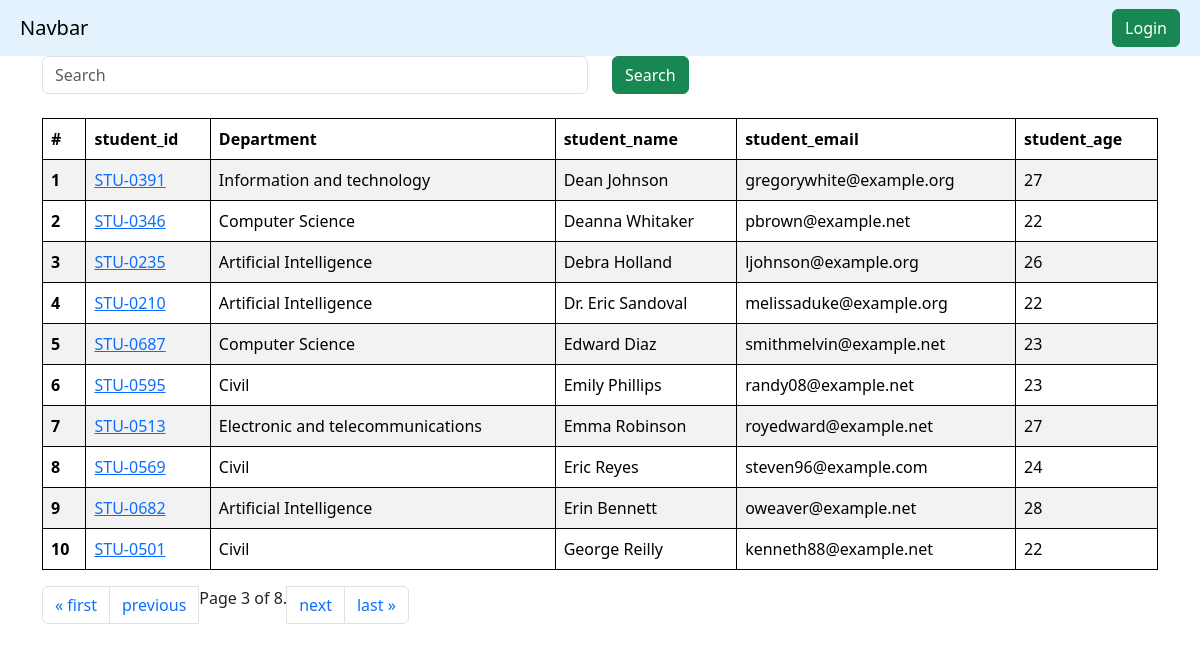
Screenshot of /students/?page=3 with the database file from the repository.
### vege/models.py (models this page shows, shortened)
class Student(models.Model):
    department = models.ForeignKey(Department,related_name="depart",on_delete=models.CASCADE)
    student_id = models.OneToOneField(StudentID, related_name="studentid", on_delete=models.SET_NULL, null=True)
    student_name = models.CharField(max_length=100)
    student_email = models.EmailField(unique=True)
    student_age = models.IntegerField(default=18)
    student_address = models.TextField()
    def __str__(self) -> str:
        return self.student_name
    class Meta:
        ordering = ['student_name']
        verbose_name = "student"

class StudentID(models.Model):
    student_id = models.CharField(max_length=100)
    def __str__(self) -> str:
        return self.student_id

class Department(models.Model):
    department = models.CharField(max_length=100)
    class Meta:
         ordering = ['department']

### vege/views.py (the view, shortened to what this page needs)
# urls.py: path('students/' , get_students , name="get_students"),
def get_students(request):
    queryset = Student.objects.all()
    paginator = Paginator(queryset, 10)
    page_number = request.GET.get("page",1)
    page_obj = paginator.get_page(page_number)
    print(page_obj.object_list)
    return render(request,'report/students.html',{'queryset':page_obj})

### vege/templates/report/students.html
{% extends "base.html" %}
{% block start %}
<div class = 'container' mt-5>
    <form class = "mb-4">
        <div class = "row">
            <div class = "col-md-6">
                <input class ="form-control" name="search" placeholder="Search">
            </div>
            <div class = "col-md-6">
                <button class="btn btn-success">Search</button>
            </div>
        </div>
    </form>
    <table class="table table-striped">
        <thead>
          <tr>
            <th scope="col">#</th>
            <th scope="col">student_id</th>
            <th scope="col">Department</th>
            <th scope="col">student_name</th>
            <th scope="col">student_email</th>
            <th scope="col">student_age</th>
          </tr>
        </thead>
        <tbody>
            {% for student in queryset %}
          <tr>
            <th scope="row">{{forloop.counter}}</th>
            <td>
                <a href="{% url 'see_marks' student.student_id  %}">
                {{student.student_id}}
            </a>
            </td>
            <td>{{student.department.department}}</td>
            <td>{{student.student_name}}</td>
            <td>{{student.student_email}}</td>
            <td>{{student.student_age}}</td>
          </tr>
          {% endfor %}
          </tbody>
          </table>
          <nav aria-label="Page navigation example">
          <ul class="pagination">
                {% if queryset.has_previous %}
                <li class="page-item"><a class="page-link" href="?page=1">&laquo; first</a></li>
                <li class="page-item"><a class="page-link" href="?page={{ queryset.previous_page_number }}">previous</a></li>
                {% endif %}
                <span class="current">
                    Page {{ queryset.number }} of {{ queryset.paginator.num_pages }}.
                </span>
                {% if queryset.has_next %}
                <li class="page-item"><a class="page-link" href="?page={{ queryset.next_page_number }}">next</a></li>
                <li class="page-item"><a class="page-link" href="?page={{ queryset.paginator.num_pages }}">last &raquo;</a></li>
                {% endif %}
        </ul>
    </nav>
        </div>
{% endblock %}

### home/templates/base.html (style rules this page uses)
table, th, td { border: 1px solid black; }

### rows the page displays
Student: student_id "STU-0391", department.department "Information and technology", student_name "Dean Johnson", student_email "gregorywhite@example.org", student_age "27"
Student: student_id "STU-0346", department.department "Computer Science", student_name "Deanna Whitaker", student_email "pbrown@example.net", student_age "22"
Student: student_id "STU-0235", department.department "Artificial Intelligence", student_name "Debra Holland", student_email "ljohnson@example.org", student_age "26"
Student: student_id "STU-0210", department.department "Artificial Intelligence", student_name "Dr. Eric Sandoval", student_email "melissaduke@example.org", student_age "22"
Student: student_id "STU-0687", department.department "Computer Science", student_name "Edward Diaz", student_email "smithmelvin@example.net", student_age "23"
Student: student_id "STU-0595", department.department "Civil", student_name "Emily Phillips", student_email "randy08@example.net", student_age "23"
Student: student_id "STU-0513", department.department "Electronic and telecommunications", student_name "Emma Robinson", student_email "royedward@example.net", student_age "27"
Student: student_id "STU-0569", department.department "Civil", student_name "Eric Reyes", student_email "steven96@example.com", student_age "24"
Student: student_id "STU-0682", department.department "Artificial Intelligence", student_name "Erin Bennett", student_email "oweaver@example.net", student_age "28"
Student: student_id "STU-0501", department.department "Civil", student_name "George Reilly", student_email "kenneth88@example.net", student_age "22"

### other values shown
{{ queryset.number }} "3"
{{ queryset.paginator.num_pages }} "8"
